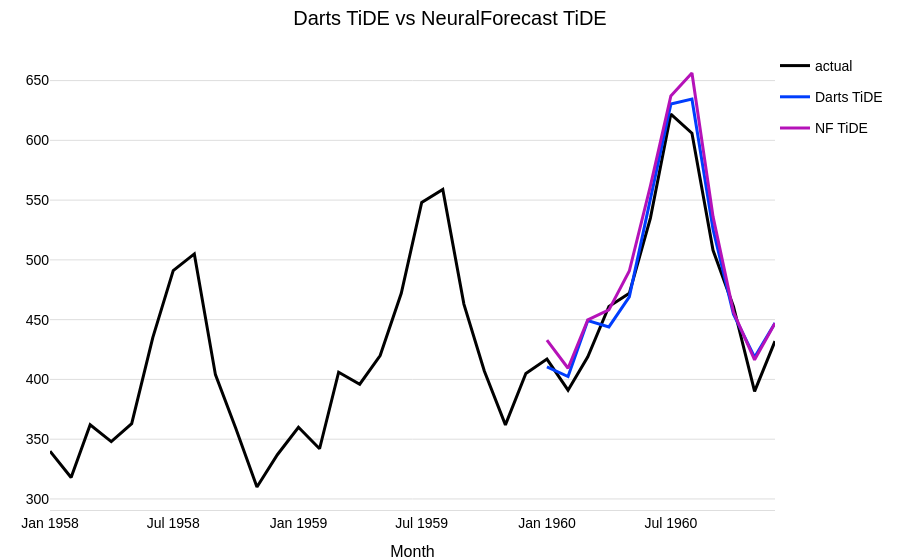

The notebook cell saved with this chart:
### Markdown cell above
## 2. Comparison: Darts TiDE vs NeuralForecast TiDE

Since Darts has its own native TiDE implementation, let's compare it side by side with the NeuralForecast version. This helps validate the integration and shows that NeuralForecast models can achieve comparable results.

### Code cell
model_nf = model_nf.untrained_model()  # get a fresh instance of the nf model
model_darts = TiDEModel(**darts_kwargs)

fig = series[-3 * output_chunk_length :].plotly(label="actual")

for model_i, name in [(model_darts, "Darts TiDE"), (model_nf, "NF TiDE")]:
    model_i.fit(train)
    forecast = model_i.predict(n=output_chunk_length, series=train)
    forecast.plotly(label=name, fig=fig)
    print(f"{name} - MAE: {mae(val, forecast):.2f}")

fig.update_layout(title="Darts TiDE vs NeuralForecast TiDE", **config)
